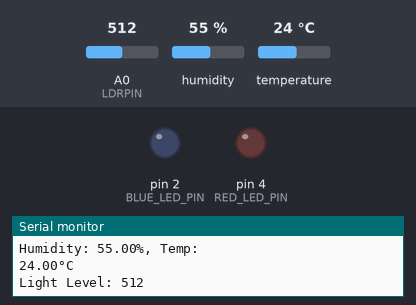
A sketch run on a simulated Arduino Uno, built with avr-gcc and run on an emulated ATmega328P. Shown: output pins drawn as LEDs (lit = HIGH), the last lines printed to the serial monitor. Dashed ring = blinking. Inputs (shaded band) come from the test bench; at power-on: humidity 55 %, A0 (LDRPIN) = 512, temperature 24 °C. Pins used as bus, display or sensor lines are not drawn.

Above: at 2.8 s.
2.9 s: humidity set to 59 %
5.6 s: humidity set to 62 %
At 6.14 s:
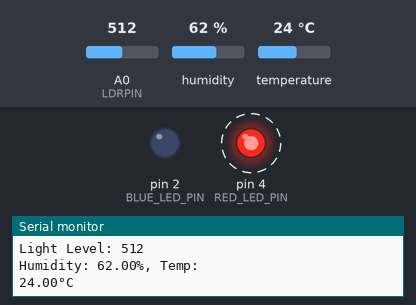
11.6 s: A0 (LDRPIN) set to 108
15.1 s: A0 (LDRPIN) set to 91
21.1 s: humidity set to 22 %
At 21.8 s:
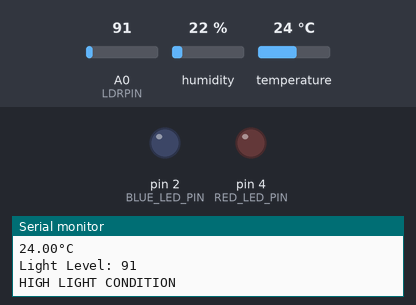
23.8 s: temperature set to 27 °C
At 27.0 s:
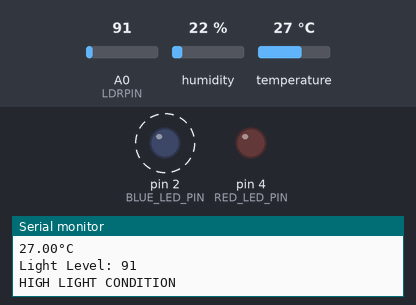
Timing chart, 0 to 30.7 s (numbered marks = the images above; inputs shaded):
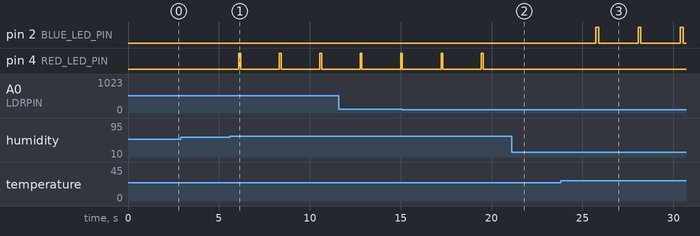

The sketch:

lab03sensorled.ino
```cpp
// Script done collaboratively by Dmitrii, Mehmet and Anandeswari


#include "DHT.h"

#define DHTPIN 5          // DHT11 data pin is connected to GPIO5 of ESP8266
#define DHTTYPE DHT11     // DHT11 type
#define LDRPIN A0         // LDR sensor is connected to A0 of ESP8266
#define RED_LED_PIN 4    // Red LED connected to GPIO4
#define GREEN_LED_PIN 0  // Green LED connected to GPIO0
#define BLUE_LED_PIN 2   // Blue LED connected to GPIO2

DHT dht(DHTPIN, DHTTYPE);

void setup() {
  pinMode(RED_LED_PIN, OUTPUT);
  pinMode(GREEN_LED_PIN, OUTPUT);
  pinMode(BLUE_LED_PIN, OUTPUT);
  Serial.begin(9600); // Start Serial communication
  dht.begin();        // Initialize DHT sensor
}
void loop() {
  float humidity = dht.readHumidity();
  float temperature = dht.readTemperature();
  int lightLevel = analogRead(LDRPIN);

  if (isnan(humidity) || isnan(temperature)) {
    Serial.println("Failed to read from DHT sensor!");
  } else {
    Serial.print("Humidity: ");
    Serial.print(humidity);
    Serial.println("%, Temp: ");
    Serial.print(temperature);
    Serial.println("°C");

    if (humidity > 60) {
      // Humidity above 60%, flash RED LED
      digitalWrite(RED_LED_PIN, HIGH);
      digitalWrite(GREEN_LED_PIN, LOW);
      delay(100);
      digitalWrite(RED_LED_PIN, LOW);
      delay(100);
    } else if (temperature > 25) {
      // Temperature above 25 degrees Celsius, flash BLUE LED
      digitalWrite(BLUE_LED_PIN, HIGH);
      digitalWrite(RED_LED_PIN, LOW);
      delay(150);
      digitalWrite(BLUE_LED_PIN, LOW);
      delay(150);
    } else {
      // Conditions not met, turn off RED and BLUE, turn on GREEN LED
      digitalWrite(RED_LED_PIN, LOW);
      digitalWrite(BLUE_LED_PIN, LOW);
      digitalWrite(GREEN_LED_PIN, HIGH);
    }
  }

  Serial.print("Light Level: ");
  Serial.println(lightLevel);
  if (lightLevel < 100) {
    Serial.println("HIGH LIGHT CONDITION");
  }

  // Delay for 2 seconds before next loop iteration to maintain a base 2-second interval for sensor readings
  // Note: The flashing delay will add to this base interval
  delay(2000);
}
```

Measured:
- the behaviour switches between 60 and 61 % on humidity (found by bisection; images 0 and 1)
- the behaviour switches between 25 and 26 °C on temperature (found by bisection; images 2 and 3)
- after the input at 5.6 s, pin 4 (RED_LED_PIN): alternates HIGH for 0.10 s and LOW for 2.1 s, starting after 0.50 s
- after the input at 21.1 s, pin 4 (RED_LED_PIN): stays LOW (without the input it goes to HIGH after 0.57 s)
- after the input at 23.8 s, pin 2 (BLUE_LED_PIN): alternates HIGH for 0.15 s and LOW for 2.2 s, starting after 1.9 s
